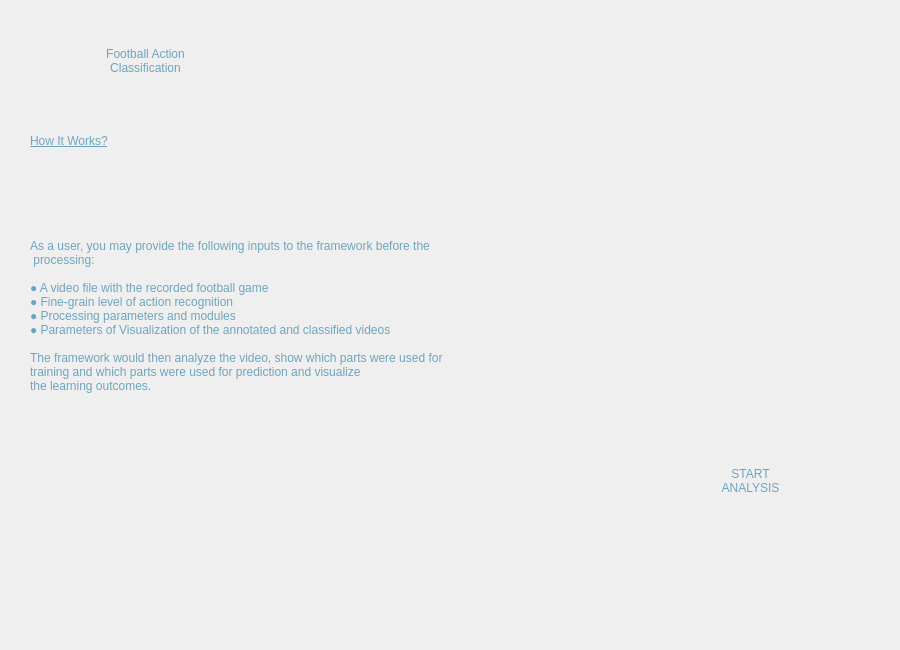
<?xml version="1.0" encoding="UTF-8"?>
<ui version="4.0">
 <class>Dialog</class>
 <widget class="QDialog" name="Dialog">
  <property name="geometry">
   <rect>
    <x>0</x>
    <y>0</y>
    <width>900</width>
    <height>650</height>
   </rect>
  </property>
  <property name="windowTitle">
   <string>Dialog</string>
  </property>
  <widget class="QWidget" name="backgroundwidget" native="true">
   <property name="geometry">
    <rect>
     <x>0</x>
     <y>0</y>
     <width>901</width>
     <height>651</height>
    </rect>
   </property>
   <property name="styleSheet">
    <string notr="true">QWidget#widget{ 
background-color: qlineargradient(spread:pad, x1:0.384211, y1:0.023, x2:0.768, y2:1, stop:0 rgba(29, 30, 73, 255), stop:1 rgba(39, 41, 100, 255));}</string>
   </property>
   <widget class="QLabel" name="backgroundPhoto">
    <property name="geometry">
     <rect>
      <x>0</x>
      <y>-30</y>
      <width>900</width>
      <height>700</height>
     </rect>
    </property>
    <property name="styleSheet">
     <string notr="true"/>
    </property>
    <property name="text">
     <string/>
    </property>
    <property name="pixmap">
     <pixmap>../Media/background.jpg</pixmap>
    </property>
    <property name="scaledContents">
     <bool>true</bool>
    </property>
   </widget>
   <widget class="QPushButton" name="startAnalysisButton">
    <property name="geometry">
     <rect>
      <x>650</x>
      <y>420</y>
      <width>201</width>
      <height>121</height>
     </rect>
    </property>
    <property name="styleSheet">
     <string notr="true">QPushButton {
	border-radius: 15px;
	background-color: qlineargradient(spread:pad, x1:0.384211, y1:0.023, x2:0.768, 		y2:1, stop:0 rgba(29, 30, 73, 255), stop:1 rgba(39, 41, 100, 255));

	font: 75 19pt &quot;Comic Sans MS&quot;; color: rgb(110, 164, 190)
}

QPushButton:hover{
	background-color: rgb(54, 57, 138);
}
QPushButton:pressed{
	background-color: rgb(91, 96, 230);
}</string>
    </property>
    <property name="text">
     <string>START
ANALYSIS</string>
    </property>
   </widget>
   <widget class="QPushButton" name="FACButton">
    <property name="geometry">
     <rect>
      <x>10</x>
      <y>10</y>
      <width>271</width>
      <height>101</height>
     </rect>
    </property>
    <property name="cursor">
     <cursorShape>PointingHandCursor</cursorShape>
    </property>
    <property name="styleSheet">
     <string notr="true">QPushButton {
	border-radius: 15px;
	background-color: qlineargradient(spread:pad, x1:0.384211, y1:0.023, x2:0.768, 		y2:1, stop:0 rgba(29, 30, 73, 255), stop:1 rgba(39, 41, 100, 255));

	font: 75 22pt &quot;Comic Sans MS&quot;; color: rgb(110, 164, 190)
}

QPushButton:hover{
	background-color: rgb(54, 57, 138);
}
QPushButton:pressed{
	background-color: rgb(91, 96, 230);
}</string>
    </property>
    <property name="text">
     <string>Football Action
Classification</string>
    </property>
   </widget>
   <widget class="QLabel" name="howItWorksText">
    <property name="geometry">
     <rect>
      <x>30</x>
      <y>160</y>
      <width>751</width>
      <height>311</height>
     </rect>
    </property>
    <property name="styleSheet">
     <string notr="true">font: 75 12pt &quot;Comic Sans MS&quot;; color: rgb(110, 164, 190)</string>
    </property>
    <property name="text">
     <string>As a user, you may provide the following inputs to the framework before the
 processing:

● A video file with the recorded football game
● Fine-grain level of action recognition
● Processing parameters and modules
● Parameters of Visualization of the annotated and classified videos

The framework would then analyze the video, show which parts were used for
training and which parts were used for prediction and visualize 
the learning outcomes.</string>
    </property>
   </widget>
   <widget class="QLabel" name="howItWorksHeadText">
    <property name="geometry">
     <rect>
      <x>30</x>
      <y>120</y>
      <width>271</width>
      <height>41</height>
     </rect>
    </property>
    <property name="styleSheet">
     <string notr="true">font: 75 18pt &quot;Comic Sans MS&quot;; color: rgb(110, 164, 190);
text-decoration: underline;</string>
    </property>
    <property name="text">
     <string>How It Works?</string>
    </property>
   </widget>
  </widget>
 </widget>
 <resources>
  <include location="background.qrc"/>
 </resources>
 <connections/>
</ui>
